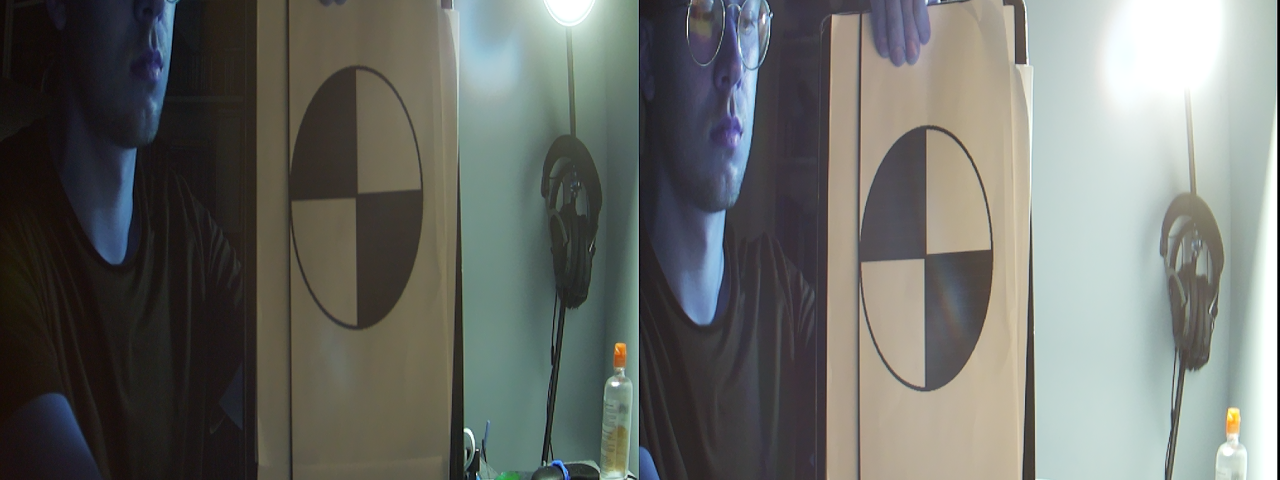
#> input picture server/my.bmp, 1280 x 480 px
$ python -i measuring_disc_detection.py   (imports and definitions only)
#> lines starting #> are read from the running program, lines starting #| are printed output that depends on the picture; after the words box and inside, x2 and y2 are one past the last pixel; in counts of white or black regions, pixels touching at a corner belong together
import cv2
import numpy as np

import time

def detect_disc():
    image = cv2.imread("my.bmp")
#> image is the input picture: shape (480, 1280, 3); mean B, G, R 104.8, 109.5, 107.2
    gray = cv2.cvtColor(image, cv2.COLOR_BGR2GRAY)
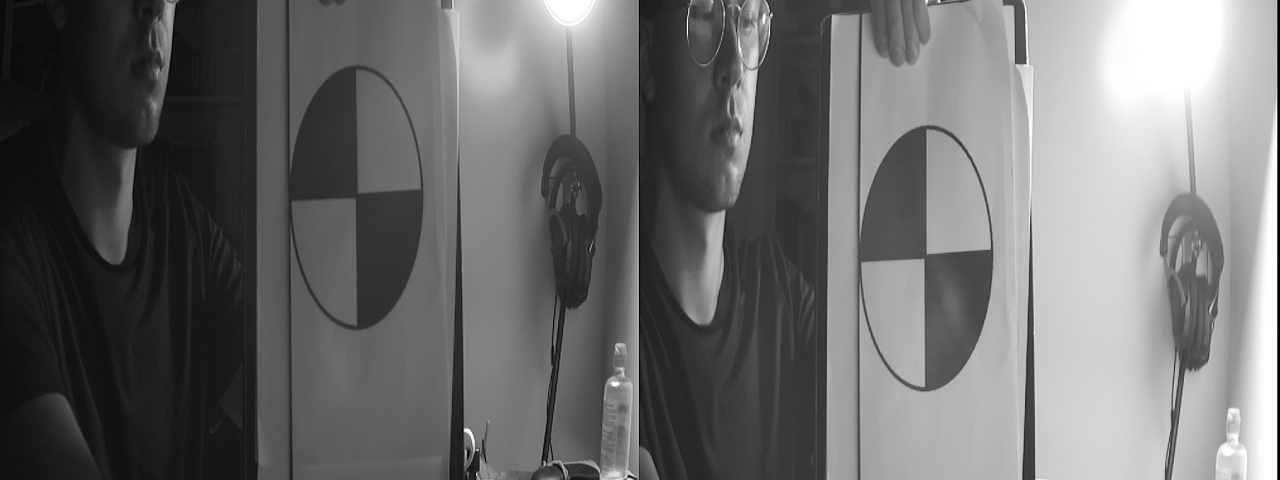
#> gray: shape (480, 1280); min 0, max 255, mean 108.3

    thresh = cv2.adaptiveThreshold(gray, 255, cv2.ADAPTIVE_THRESH_GAUSSIAN_C, cv2.THRESH_BINARY_INV, 7, 6)
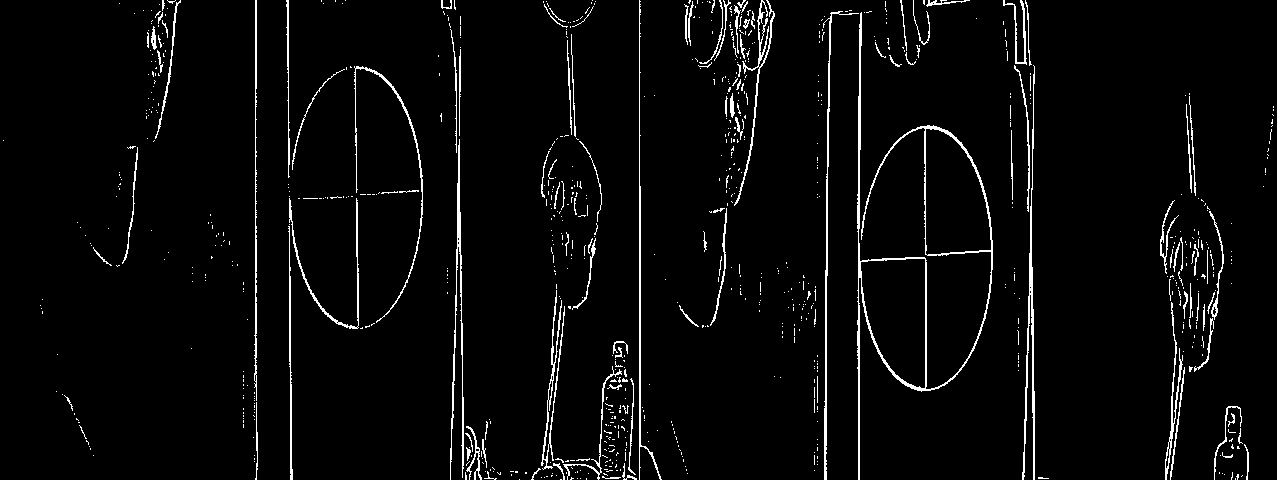
#> thresh: shape (480, 1280); 3.8% white in thin lines or dots

    cnts = cv2.findContours(thresh, cv2.RETR_TREE, cv2.CHAIN_APPROX_TC89_L1)
#> cnts = 888 contours, 823 with area under 20; largest, box (x1, y1, x2, y2) and area: (857, 12, 993, 480) 14954, (860, 258, 926, 389) 6524, (925, 128, 992, 256) 6397, (1277, 0, 1280, 480) 958, (1022, 65, 1035, 480) 646
    cnts = cnts[0] if len(cnts) == 2 else cnts[1]


    circles = []
    for c in cnts:
        area = cv2.contourArea(c)
        _, _, w, h = cv2.boundingRect(c)
        ratio = w / h
        ((x, y), r) = cv2.minEnclosingCircle(c)
        if .15 < ratio < 3.50 and area > 20:
            circles.append((x, y, r))
#> this loop made 888 passes
#> (area, w, h, ratio, x, y, r) on passes 45, 54, 94: (21.5, 10, 12, 0.833, 535.5, 474, 6.73), (27.5, 12, 17, 0.706, 558.5, 471, 9.71), (20.5, 5, 14, 0.357, 466.5, 453.5, 6.52)
#> after the loop, circles = 36 items, first 6: (535.5, 474, 6.73), (558.5, 471, 9.71), (466.5, 453.5, 6.52), (474.5, 452.5, 27.29), (1225.5, 442.5, 38.27), (591.6, 423.3, 60.86)


    for circle in circles:
        x, y, r = map(int, circle)

        rectX = max(0, x - r)
        rectY = max(0, y - r)
        crop = gray[rectY:(rectY + 2 * r), rectX:(rectX + 2 * r)]
        #wszystkie kółka
        #cv2.rectangle(image, (rectX, rectY),(rectX + 2 * r, rectY + 2 * r),[0, 255, 255], 2)
        blur = cv2.GaussianBlur(crop, (5, 5), 0)

        edges = cv2.Canny(blur, 255/3, 255)

        dilation = cv2.dilate(edges,np.ones((2, 2), dtype=np.uint8),iterations=1)

        lines = cv2.HoughLinesP(edges, 2.0, np.pi / 180, 10, minLineLength=10, maxLineGap=10)


        def calculate_line_equation(line):
            x1, y1, x2, y2 = line
            a = (y2 - y1) / (x2 - x1) if x1 != x2 else 0
            b = y1 - a * x1
            return a, b

        def calculate_cross_angle(a1, a2):
            rad = np.arctan((a2 - a1) / (1 + a1 * a2))
            return rad * 180 / np.pi

        def calculate_lines_intersection(line1, line2):
            a1, b1 = calculate_line_equation(line1)
            a2, b2 = calculate_line_equation(line2)
            cross_angle = calculate_cross_angle(a1, a2)
            intersection_x = (b2 - b1) / (a1 - a2) \
                if a1 != a2 else None
            if intersection_x is None:
                return None
            intersection_y = a1 * intersection_x + b1
            return intersection_x, intersection_y, cross_angle

        if (lines is not None):
            for i in range(len(lines) - 1):
                for j in range(i + 1, len(lines)):
                    intersection = calculate_lines_intersection(lines[i][0], lines[j][0])
                    middle_width = False
                    middle_height = False
                    if intersection is not None:
                        x_i, y_i, cross_angle = intersection
                        #cv2.rectangle(image, (rectX+int(x_i), rectY+int(y_i)), (rectX+int(x_i)+10, rectY+int(y_i)+10), [255, 255, 0], 2)
                        crop_w, crop_h = crop.shape
                        width_tolerance, height_tolerance = 0.5 * crop_w / 2, 0.5 * crop_h / 2
                        middle_width, middle_height = abs(x_i - crop_w / 2) <= width_tolerance, abs(y_i - crop_h / 2) <= height_tolerance

                    if middle_width and middle_height and 83 < abs(cross_angle) < 97:
                        cv2.rectangle(image, (rectX, rectY),(rectX + 2 * r, rectY + 2 * r),[0, 0, 255], 2)
                        return rectX, rectY
#> this loop made 4 passes
#> (circle, x, y, r, rectX, rectY) on pass 1: ((535.5, 474, 6.73), 535, 474, 6, 529, 468)
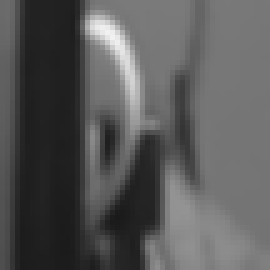
#> blur: shape (54, 54) (shown 5 times larger); min 26, max 241, mean 88.4
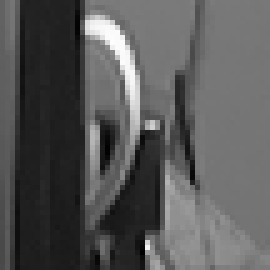
#> crop: shape (54, 54) (shown 5 times larger); min 1, max 253, mean 88.4
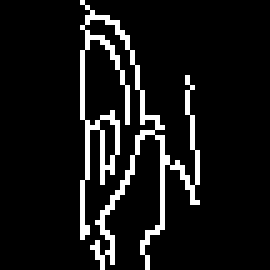
#> edges: shape (54, 54) (shown 5 times larger); 8.8% white in thin lines or dots, all inside (x1, y1, x2, y2) = (16, 0, 40, 54)
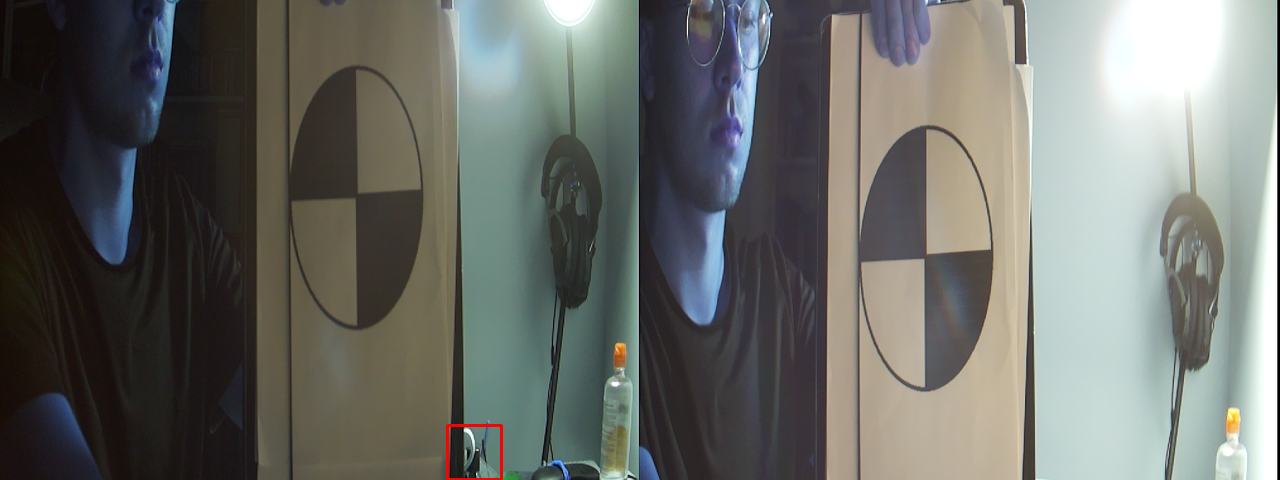
#> image: shape (480, 1280, 3); 0.1% of pixels changed, all inside (x1, y1, x2, y2) = (446, 424, 503, 480)
'''
while True:
    # Record the start time
    start_time = time.time()


    image = cv2.imread("my.bmp")
    gray = cv2.cvtColor(image, cv2.COLOR_BGR2GRAY)

    thresh = cv2.adaptiveThreshold(gray, 255, cv2.ADAPTIVE_THRESH_GAUSSIAN_C, cv2.THRESH_BINARY_INV, 7, 6)

    cnts = cv2.findContours(thresh, cv2.RETR_TREE, cv2.CHAIN_APPROX_TC89_L1)
    cnts = cnts[0] if len(cnts) == 2 else cnts[1]


    circles = []
    for c in cnts:
        area = cv2.contourArea(c)
        _, _, w, h = cv2.boundingRect(c)
        ratio = w / h
        ((x, y), r) = cv2.minEnclosingCircle(c)
        if .15 < ratio < 3.50 and area > 20:
            circles.append((x, y, r))


    for circle in circles:
        x, y, r = map(int, circle)

        rectX = max(0, x - r)
        rectY = max(0, y - r)
        crop = gray[rectY:(rectY + 2 * r), rectX:(rectX + 2 * r)]
        #wszystkie kółka
        #cv2.rectangle(image, (rectX, rectY),(rectX + 2 * r, rectY + 2 * r),[0, 255, 255], 2)
        blur = cv2.GaussianBlur(crop, (5, 5), 0)

        edges = cv2.Canny(blur, 255/3, 255)

        dilation = cv2.dilate(edges,np.ones((2, 2), dtype=np.uint8),iterations=1)

        lines = cv2.HoughLinesP(edges, 2.0, np.pi / 180, 10, minLineLength=10, maxLineGap=10)


        def calculate_line_equation(line):
            x1, y1, x2, y2 = line
            a = (y2 - y1) / (x2 - x1) if x1 != x2 else 0
            b = y1 - a * x1
            return a, b

        def calculate_cross_angle(a1, a2):
            rad = np.arctan((a2 - a1) / (1 + a1 * a2))
            return rad * 180 / np.pi

        def calculate_lines_intersection(line1, line2):
            a1, b1 = calculate_line_equation(line1)
            a2, b2 = calculate_line_equation(line2)
            cross_angle = calculate_cross_angle(a1, a2)
            intersection_x = (b2 - b1) / (a1 - a2) \
                if a1 != a2 else None
            if intersection_x is None:
                return None
            intersection_y = a1 * intersection_x + b1
            return intersection_x, intersection_y, cross_angle

        if (lines is not None):
            for i in range(len(lines) - 1):
                for j in range(i + 1, len(lines)):
                    intersection = calculate_lines_intersection(lines[i][0], lines[j][0])
                    middle_width = False
                    middle_height = False
                    if intersection is not None:
                        x_i, y_i, cross_angle = intersection
                        #cv2.rectangle(image, (rectX+int(x_i), rectY+int(y_i)), (rectX+int(x_i)+10, rectY+int(y_i)+10), [255, 255, 0], 2)
                        crop_w, crop_h = crop.shape
                        width_tolerance, height_tolerance = 0.5 * crop_w / 2, 0.5 * crop_h / 2
                        middle_width, middle_height = abs(x_i - crop_w / 2) <= width_tolerance, abs(y_i - crop_h / 2) <= height_tolerance

                    if middle_width and middle_height and 83 < abs(cross_angle) < 97:
                        cv2.rectangle(image, (rectX, rectY),(rectX + 2 * r, rectY + 2 * r),[0, 0, 255], 2)
                        print(rectX, rectY)


    end_time = time.time()

    # Calculate the elapsed time
    elapsed_time = end_time - start_time

    print(f"Total execution time: {elapsed_time} seconds")


    #cv2.imshow('image', image)
    #cv2.waitKey(0)
    time.sleep(1)
'''

>>> result = detect_disc()
